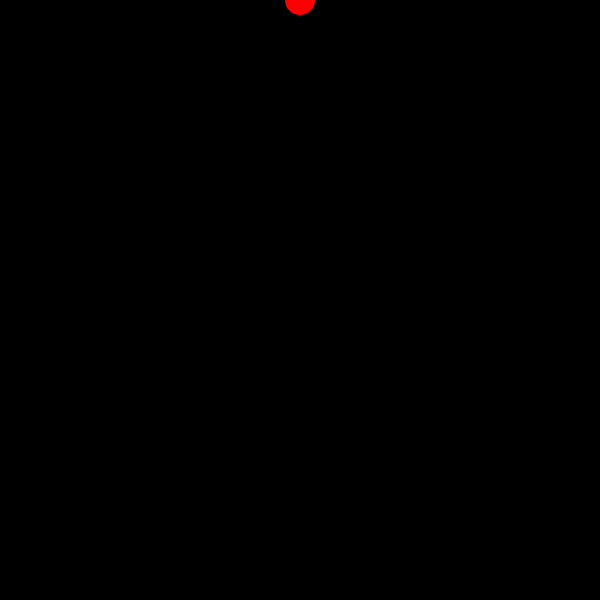
Frame 1 (no input)
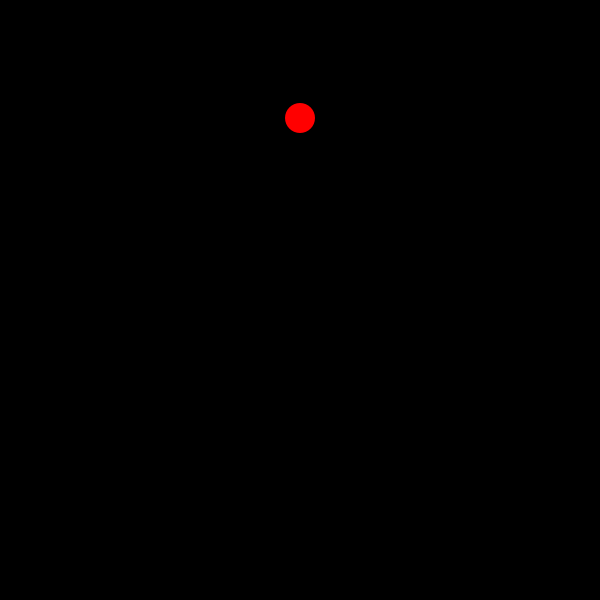
Frame 60 (the mouse pressed at the canvas centre just before this capture)
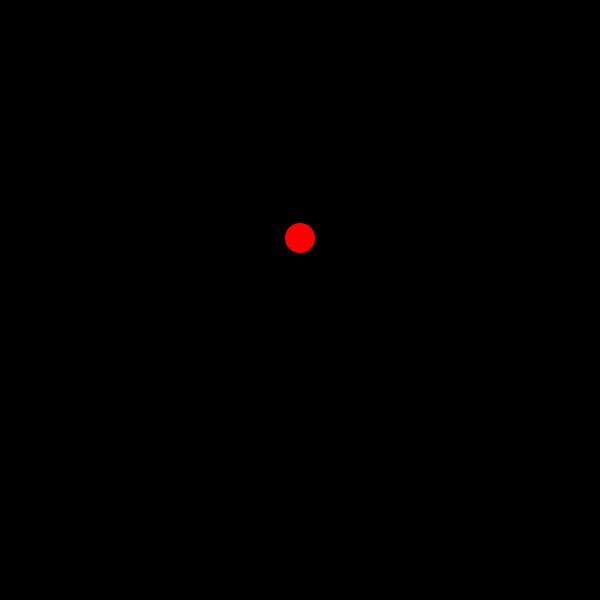
Frame 120 (the mouse held since frame 60 and released just before this capture)

The Processing sketch that drew these frames (run headless with seeded random() and noise(); from frame 60 on, the mouse is pressed at the canvas centre):

// Processing sketch: A1Q1
// ── A1Q1.pde
/*

Assignment 01 - The Bouncing Ball
By Vincent Nguyen

STEP 01:
Make a red ball (30 x 30) move from the top of the
screen to the bottom, slowly and smoothly, with a
constant speed (call it ySpeed)

*/

float yPos;
float ySpeed;

void setup() {
  size(600,600);
  noStroke();
  ellipseMode(CENTER);
  yPos = 0;
  ySpeed = 2;
}

void draw() {
  background(0);
  fill(#FF0000);
  ellipse(300,yPos,30,30);
  fill(#FFFFFF,80);
  
  yPos += ySpeed; //Adds speed to position
  
}
